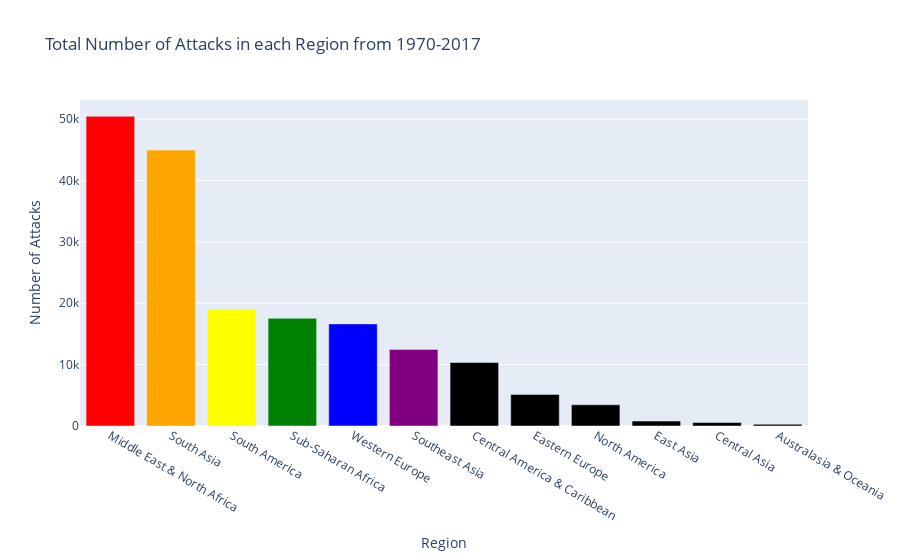

The notebook cell this image was saved under:
### Code cell
# Create a cross-tabulation of attacks by year and region
reg = pd.crosstab(df.Year, df.Region)

# Transpose the cross-tabulation to get regions as columns
regt = reg.transpose()

# Calculate the total attacks for each region
regt['Total'] = regt.sum(axis=1)

# Sort regions by the total number of attacks
ra = regt['Total'].sort_values(ascending=False)

# Create the bar chart using Plotly
fig = go.Figure(data=[
    go.Bar(x=ra.index, y=ra, marker_color=['red', 'orange', 'yellow', 'green', 'blue', 'purple'])
])
fig.update_layout(title='Total Number of Attacks in each Region from 1970-2017',
                  xaxis_title='Region', yaxis_title='Number of Attacks')


fig.show()

### Figure 1 — Plotly figure (JSON) as saved in the notebook; plotly's stock layout.template omitted (floating-point values rounded to 4 significant figures)
{"data": [{"marker": {"color": ["red", "orange", "yellow", "green", "blue", "purple"]}, "type": "bar", "x": ["Middle East & North Africa", "South Asia", "South America", "Sub-Saharan Africa", "Western Europe", "Southeast Asia", "Central America & Caribbean", "Eastern Europe", "North America", "East Asia", "Central Asia", "Australasia & Oceania"], "y": [50474, 44974, 18978, 17550, 16639, 12485, 10344, 5144, 3456, 802, 563, 282]}], "layout": {"title": {"text": "Total Number of Attacks in each Region from 1970-2017"}, "xaxis": {"title": {"text": "Region"}}, "yaxis": {"title": {"text": "Number of Attacks"}}}}
